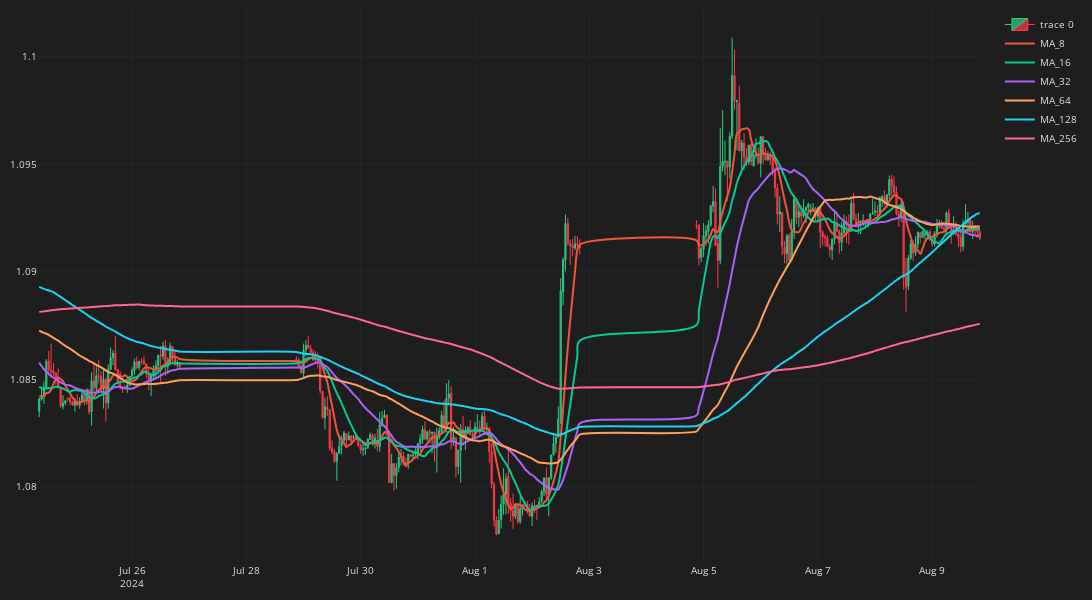

Source (notebook cell):
### Code cell
fig = go.Figure()
fig.add_trace(go.Candlestick(
    x=df_plot.time, open=df_plot.mid_o, high=df_plot.mid_h, low=df_plot.mid_l, close=df_plot.mid_c,
    line=dict(width=1), opacity=1,
    increasing_fillcolor='#24A06B',
    decreasing_fillcolor="#CC2E3C",
    increasing_line_color='#2EC886',  
    decreasing_line_color='#FF3A4C'
))
for ma in ma_list:
    col = f'MA_{ma}'
    fig.add_trace(go.Scatter(x=df_plot.time, 
        y=df_plot[col],
        line=dict(width=2),
        line_shape='spline',
        name=col
    ))
fig.update_layout(width=1200,height=600,
    margin=dict(l=10,r=10,b=10,t=10),
    font=dict(size=10,color="#e1e1e1"),
    paper_bgcolor="#1e1e1e",
    plot_bgcolor="#1e1e1e")
fig.update_xaxes(
    gridcolor="#1f292f",
    showgrid=True,fixedrange=True,rangeslider=dict(visible=False)
)
fig.update_yaxes(
    gridcolor="#1f292f",
    showgrid=True
)
fig.show()

### Figure 1 — Plotly figure (JSON) as saved in the notebook; plotly's stock layout.template omitted (floating-point values rounded to 4 significant figures; data arrays with more than 128 entries replaced by an {"elided": "..."} marker saying what was removed)
{"data": [{"close": {"elided": "300 float values"}, "decreasing": {"fillcolor": "#CC2E3C", "line": {"color": "#FF3A4C"}}, "high": {"elided": "300 float values"}, "increasing": {"fillcolor": "#24A06B", "line": {"color": "#2EC886"}}, "line": {"width": 1}, "low": {"elided": "300 float values"}, "opacity": 1, "open": {"elided": "300 float values"}, "type": "candlestick", "x": {"elided": "300 str values"}}, {"line": {"shape": "spline", "width": 2}, "name": "MA_8", "type": "scatter", "x": {"elided": "300 str values"}, "y": {"elided": "300 float values"}}, {"line": {"shape": "spline", "width": 2}, "name": "MA_16", "type": "scatter", "x": {"elided": "300 str values"}, "y": {"elided": "300 float values"}}, {"line": {"shape": "spline", "width": 2}, "name": "MA_32", "type": "scatter", "x": {"elided": "300 str values"}, "y": {"elided": "300 float values"}}, {"line": {"shape": "spline", "width": 2}, "name": "MA_64", "type": "scatter", "x": {"elided": "300 str values"}, "y": {"elided": "300 float values"}}, {"line": {"shape": "spline", "width": 2}, "name": "MA_128", "type": "scatter", "x": {"elided": "300 str values"}, "y": {"elided": "300 float values"}}, {"line": {"shape": "spline", "width": 2}, "name": "MA_256", "type": "scatter", "x": {"elided": "300 str values"}, "y": {"elided": "300 float values"}}], "layout": {"font": {"color": "#e1e1e1", "size": 10}, "height": 600, "margin": {"b": 10, "l": 10, "r": 10, "t": 10}, "paper_bgcolor": "#1e1e1e", "plot_bgcolor": "#1e1e1e", "width": 1200, "xaxis": {"fixedrange": true, "gridcolor": "#1f292f", "rangeslider": {"visible": false}, "showgrid": true}, "yaxis": {"gridcolor": "#1f292f", "showgrid": true}}}
